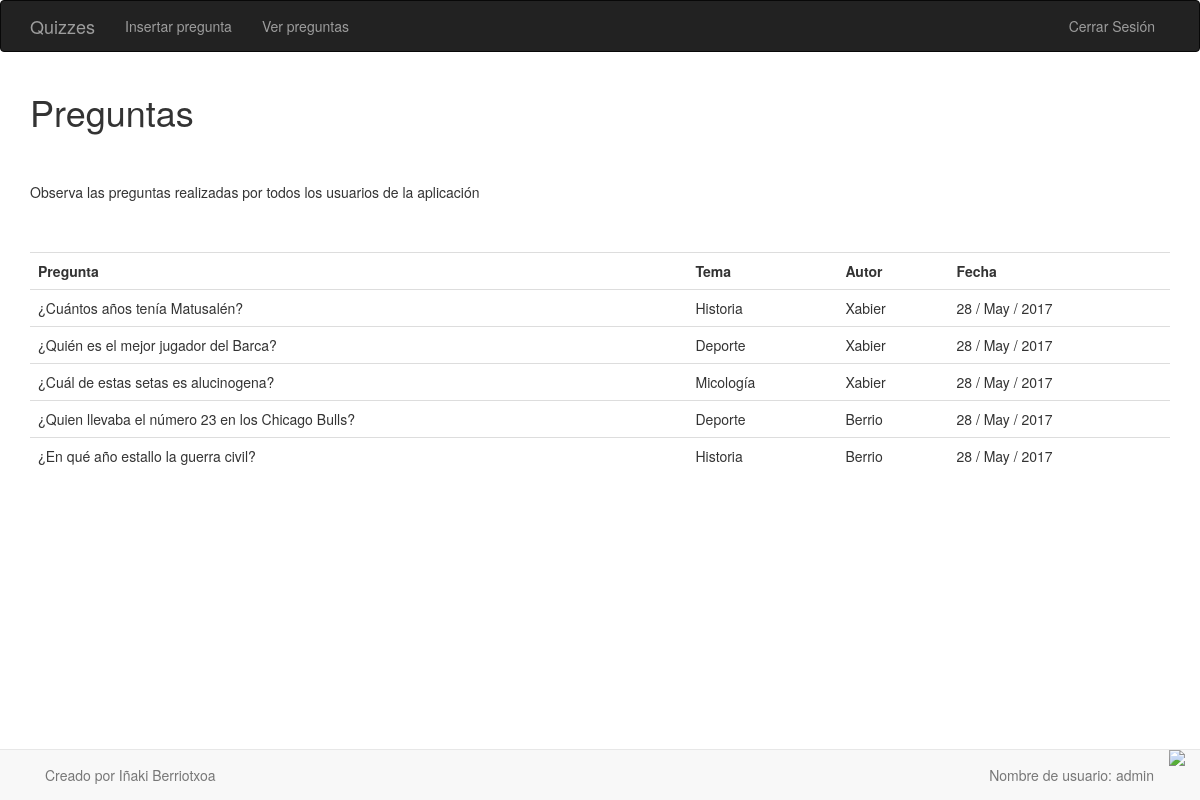
Screenshot of /quizzes/allquizzes/ (signed in) with the database file from the repository.
### quizzes/models.py (models this page shows)
class Quizz(models.Model):
    pregunta = models.TextField()
    tema = models.ForeignKey(Topic, on_delete=models.CASCADE)
    respuesta1 = models.TextField()
    respuesta2 = models.TextField()
    respuesta3 = models.TextField()
    fecha_pub = models.DateTimeField()
    autor = models.ForeignKey(User)
    respuesta_correcta = models.IntegerField(default=1)
    def fecha_formato(self):
        return self.fecha_pub.strftime('%e / %b / %Y')

class Topic(models.Model):
    tema = models.TextField(default="SinTema")
    def __str__(self):
        return self.tema

### quizzes/views.py (the view)
@login_required
def allquizzes(request):
    quizzes = Quizz.objects
    return render(request, 'quizzes/allquizzes.html', {'quizzes':quizzes})

### quizzes/templates/quizzes/allquizzes.html
{% extends 'base.html' %}
{% block content%}
<h1>Preguntas</h1><br/><br/>
<p>Observa las preguntas realizadas por todos los usuarios de la aplicación</p><br/><br/>
<table class="table">
    <tr>
        <th>Pregunta</th>
        <th>Tema</th>
        <th>Autor</th>
        <th>Fecha</th>
    </tr>
{% for quizz in quizzes.all %}
    <tr>
        <td>{{ quizz.pregunta }}</td>
        <td>{{ quizz.tema }}</td>
        <td>{{ quizz.autor.username }}</td>
        <td>{{ quizz.fecha_formato}}</td>
    </tr>
{% endfor %}
</table>
{% endblock %}

### templates/base.html (shortened to what this page needs)
<!DOCTYPE html>
<html lang="en">
  <head>
    <link rel="stylesheet" href="https://maxcdn.bootstrapcdn.com/bootstrap/3.3.7/css/bootstrap.min.css">
  </head>
  <body>
    <nav class="navbar navbar-inverse">
        <div class="container">
            <div class="navbar-header">
                <a class="navbar-brand" href="{% url 'home' %}">Quizzes</a>
                <ul class="nav navbar-nav navbar-left">
                {% if user.is_authenticated %}
                    <li><a  href="{% url 'quizzes:create' %}">Insertar pregunta</a></li>
                    <li><a  href="{% url 'quizzes:allquizzes' %}">Ver preguntas</a></li>
                {% else %}
                    <li><a  href="{% url 'game:insertnick' %}">Responder preguntas</a></li>
                {% endif %}
                </ul>
            </div>
             <div class="collapse navbar-collapse" id="mynav">
                 <ul class="nav navbar-nav navbar-right">
                     {% if user.is_authenticated %}
                     <li><a href="#" onClick="document.getElementById('logout').submit()">Cerrar Sesión</a></li>
                     {% else %}
                        <li><a href="{% url 'accounts:signup' %}"><span class="glyphicon glyphicon-user"></span> Resgístrate</a></li>
                        <li><a href="{% url 'accounts:login' %}"><span class="glyphicon glyphicon-log-in"></span> Iniciar Sesión</a></li>
                     {% endif %}
                 </ul>
             </div>
        </div>
    </nav>
    <div class="container">
        {% block content %}
        {% endblock %}
    </div>
    <br/><br/><br/>
    <footer class="navbar navbar-default navbar-fixed-bottom" >
        <div class="container" style="">
              <ul class="nav navbar-nav navbar-left">
                  <li><a href="https://github.com/berrio86">Creado por Iñaki Berriotxoa</a></li>
              </ul>
        {% if user.is_authenticated %}
            <ul class="nav navbar-nav navbar-right">
                <li><a href="#"> Nombre de usuario: {{ user.username }} </a> </li>
                <li><img src="/media/{{ user.avatar.picture }}" class="img-responsive" style="max-height:55px;"/></li>
            </ul>
        {% endif %}
        </div>
    </footer>
  </body>
</html>

### rows the page displays
Quizz: pregunta "¿Cuántos años tenía Matusalén?", tema "Historia", autor.username "Xabier", fecha_formato "28 / May / 2017"
Quizz: pregunta "¿Quién es el mejor jugador del Barca?", tema "Deporte", autor.username "Xabier", fecha_formato "28 / May / 2017"
Quizz: pregunta "¿Cuál de estas setas es alucinogena?", tema "Micología", autor.username "Xabier", fecha_formato "28 / May / 2017"
Quizz: pregunta "¿Quien llevaba el número 23 en los Chicago Bulls?", tema "Deporte", autor.username "Berrio", fecha_formato "28 / May / 2017"
Quizz: pregunta "¿En qué año estallo la guerra civil?", tema "Historia", autor.username "Berrio", fecha_formato "28 / May / 2017"

### other values shown
{{ user.username }} "admin"
